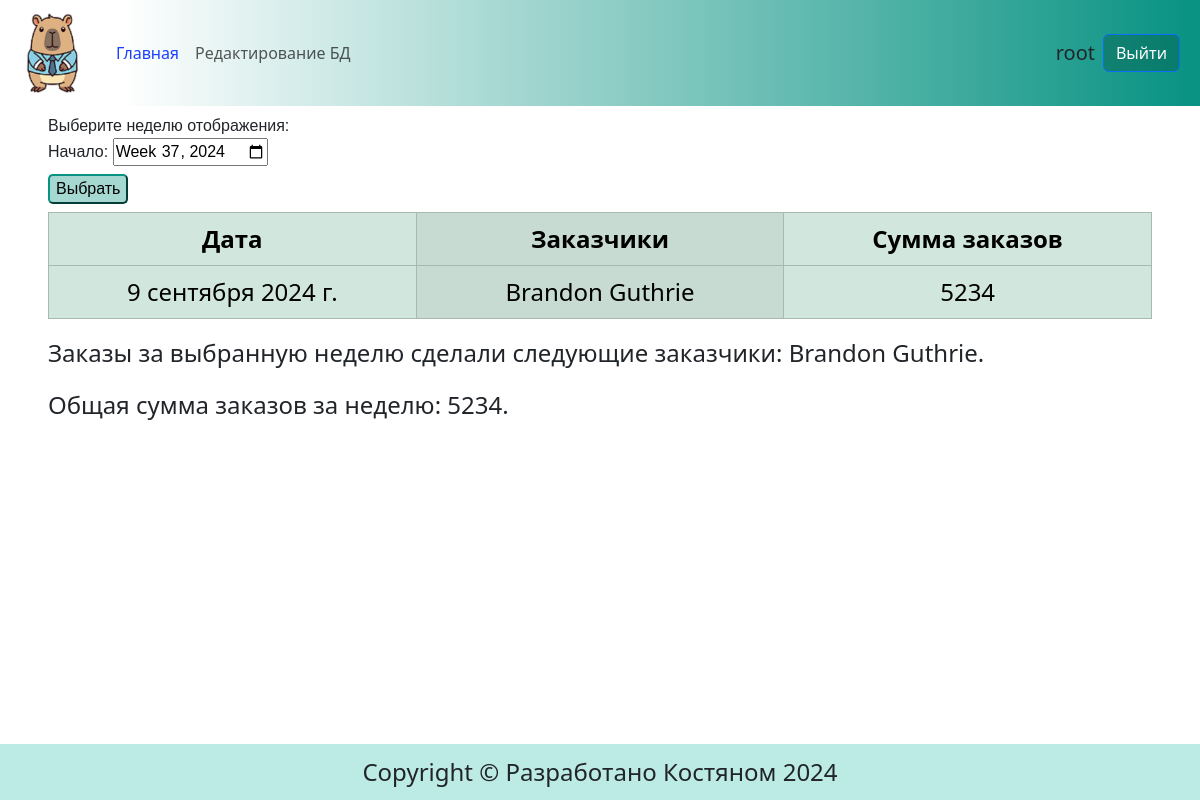
The app's page / (signed in) with its own data.
### main/models.py (models this page shows, shortened)
class Order(models.Model):
    client = models.ForeignKey(Client, on_delete=models.DO_NOTHING, verbose_name='Заказчик')
    order_date = models.DateField(verbose_name="дата заказа")
    amount = models.IntegerField(null=False, verbose_name="сумма заказа")
    class Meta:
        db_table = "order"  # Имя таблицы в БД
        verbose_name = "Заказ"
        verbose_name_plural = "Заказы"
        ordering = ['-order_date']
        indexes = [
            models.Index(fields=['-order_date']),
        ]

class Client(models.Model):
    fullname = models.CharField(max_length=100, null=False, verbose_name="имя_фамилия")
    class Meta:
        db_table = "client" # Имя таблицы в БД
        verbose_name = "Заказчик"
        verbose_name_plural = "Заказчики"

### main/views.py (the view)
# urls.py: path('', views.index, name='index'),
def index(request):
    if d := request.GET.get("date"):
        year, week = map(int, d.split("-W"))
    else:
        year, week = date.today().year, date.today().isocalendar().week
    dates = sorted(
        [
            x.order_date
            for x in Order.objects.all()
            if x.order_date.isocalendar().week == week and x.order_date.year == year
        ]
    )
    cur_week = f"{year}-W{week}"
    sum_amount = (
        Order.objects.raw(
            '''SELECT "order"."id", "order"."order_date",
                        REPLACE(GROUP_CONCAT(DISTINCT "client"."fullname"), ',', '; ') AS clients,
                        SUM("order"."amount") AS "sum_amount"
                        FROM "order"
                        JOIN "client" ON "order"."client_id" = "client"."id"
                        WHERE "order"."order_date" BETWEEN %s AND %s
                        GROUP BY "order"."order_date"''',
            [dates[0], dates[-1]],) if dates else False
    )
    week_total = (
        Order.objects.raw(
            '''SELECT "order"."id", "order"."order_date",
                        REPLACE(GROUP_CONCAT(DISTINCT "client"."fullname"), ',', '; ') AS clients,
                        SUM("order"."amount") AS sum_amount
                        FROM "order"
                        JOIN "client" ON "order"."client_id" = "client"."id"
                        WHERE "order"."order_date" BETWEEN %s AND %s''',
            [dates[0], dates[-1]],) if dates else False
    )
    amount_total, client_week = week_total[0].sum_amount if week_total else None, week_total[0].clients if week_total else None
    context = {
        "title": "Главная страница",
        "content": "Главная страница приложения",
        "week_orders": sum_amount,
        "amount_total": amount_total,
        "client_week": client_week,
        "current_week": cur_week,
    }
    return render(request, "main/index.html", context)

### main/forms.py
class AddOrderForm(forms.ModelForm):
    client = forms.ModelChoiceField(label="Заказчик", empty_label="Выберите заказчика", queryset=Client.objects.all(), required=True)
    amount = forms.IntegerField(label="Сумма заказа", min_value=1, required=True)
    class Meta:
        model = Order
        fields = ['client', 'order_date', 'amount']
        widgets = {
            'order_date': forms.DateInput(attrs={'type':'date'})
        }

### main/context_processors.py (called while the page is built)
def edit_form_context(request):
    add_order_form = AddOrderForm()
    return {'add_order_form': add_order_form,}

### main/templates/main/index.html
{% extends 'base.html' %}
{% load static %}
{% block content %}
<div class="mx-5 my-2">
    <form class = "choose-week">
      <label for="weeks">Выберите неделю отображения:</label>
      <div>
          <label for="date">Начало:</label>
          <input type="week" id="date"  name="date" value ={{current_week}}>
      </div>
      <div class="my-2">
          <button class="choose-btn" type="submit">Выбрать</button>
      </div>
    </form>
</div>
{% if week_orders %}
<div class="mx-5 my-1">
  <table class="table table-success table-bordered table-striped-columns table-hover align-middle">
    <thead>
        <tr>
            <th>Дата</th>
            <th>Заказчики</th>
            <th>Сумма заказов</th>
        </tr>
    </thead>
    <tbody>
      {% for order in week_orders %}
      <tr>
          <td>{{ order.order_date }}</td>
          <td>{{ order.clients }}</td>
          <td>{{ order.sum_amount }}</td>
      </tr>
      {% endfor %}
    </tbody>
</table>
</div>
<div class="mx-5"><p>Заказы за выбранную неделю сделали следующие заказчики: {{ client_week }}.</p></div>
<div class="mx-5"><p>Общая сумма заказов за неделю: {{ amount_total }}.</p></div>
{% else %}
<div class="info">
    <p>На выбранной неделе заказов не сделано.</p>
</div>
{% endif %}
{% endblock  %}

### templates/base.html (shortened to what this page needs)
{% load static %}
<!DOCTYPE html>
<html lang="en">
  <head>
    <link
      href="https://cdn.jsdelivr.net/npm/bootstrap@5.3.3/dist/css/bootstrap.min.css"
      rel="stylesheet"
>
    <link href="{% static 'main/css/styles.css' %}" rel="stylesheet">
  </head>
    <body class="wrapper">
      <header>
        <nav class="navbar navbar-expand-lg">
          <div class="container-fluid">
            <a class="navbar-brand" href="{% url 'main:index' %}" ><img src="{% static 'main/images/logo.png' %}" alt="Тут должна быть капибара"></a>
            <div class="collapse navbar-collapse" id="navbarSupportedContent">
              <ul class="navbar-nav me-auto mb-2 mb-lg-0">
                <li class="nav-item">
                  <a class="nav-link {% if request.path == '/' %}active{% endif %}" aria-current="page" href="{% url 'main:index' %}">Главная</a>
                </li>
                <li class="nav-item">
                  <a class="nav-link {% if request.path == '/orders/' %}active{% endif %}" href="{% url 'main:orders' %}" >Редактирование БД</a>
                </li>
              </ul>
              <form class="d-flex align-items-center">
                {% if user.is_authenticated %}
                <span class="align-text-top fs-5">{{user.username}}</span><a class="btn btn-primary mx-2" href="{% url 'users:logout' %}">Выйти</a>
                {% else %}
                <a class="btn btn-primary mx-2" href="{% url 'users:login' %}" role="button">Войти</a>  <a class="btn btn-primary mx-2" href="{% url 'users:registration' %}" role="button">Регистрация</a>
                {% endif %}
              </form>
            </div>
          </div>
        </nav>
      </header>
      <section>
          {% block content %}
          {% endblock %}
      </section>
      <footer class="bd-footer text-center">
        <p>Copyright © Разработано Костяном 2024</p>
      </footer>
    </body>
</html>

### main/static/main/css/styles.css (style rules this page uses)
a { text-decoration: none; }
p, pre { font-size: clamp(0.75rem, 0.25rem + 2vw, 1.5rem); }
.navbar { background: linear-gradient(90deg, #ffffff 10%, #079282 100%); }
.navbar-brand img { width: 80px; height: 80px; }
.navbar-nav .nav-link.active { color: rgba(0, 42, 255, 0.897); }
.btn-primary { background-color: rgba(4, 95, 78, 0.441); }
.bd-footer { background-color: #25baa94e; }
.table { font-size: clamp(0.75rem, 0.25rem + 2vw, 1.5rem); text-align: center; table-layout:fixed; }
.choose-week { font-family:'Franklin Gothic Medium', 'Arial Narrow', Arial, sans-serif; }
.choose-btn { background-color: #0792825b; border-radius: 5px; border-color: #079282; }
html, body { height: 100%; }
.wrapper { min-height: 100%; display: flex; flex-direction: column; }
section { flex-grow: 1; }
footer > p { margin: 10px; }

### records on screen
Order: order_date "9 сентября 2024 г.", clients "Brandon Guthrie", sum_amount "5234"
Client: fullname "Brandon Guthrie"

### other values on screen
{{ user.username }} "root"
{{ amount_total }} "5234"
